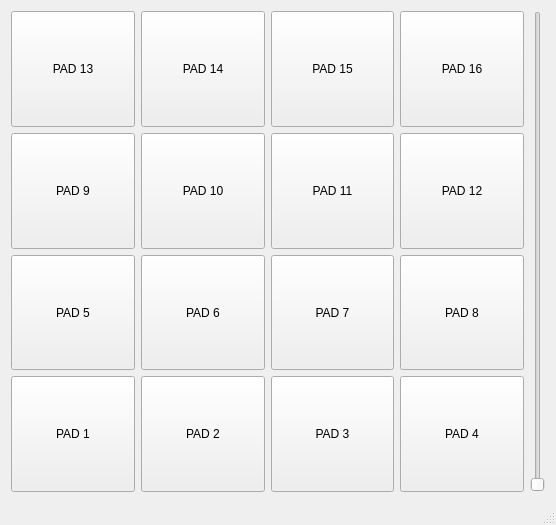
<?xml version="1.0" encoding="UTF-8"?>
<ui version="4.0">
 <class>MainWindow</class>
 <widget class="QMainWindow" name="MainWindow">
  <property name="geometry">
   <rect>
    <x>0</x>
    <y>0</y>
    <width>556</width>
    <height>525</height>
   </rect>
  </property>
  <property name="windowTitle">
   <string>libAkaiMpd - Qt Example</string>
  </property>
  <widget class="QWidget" name="centralWidget">
   <layout class="QHBoxLayout" name="horizontalLayout">
    <item>
     <layout class="QGridLayout" name="gridLayout">
      <item row="0" column="2">
       <widget class="QPushButton" name="pad15">
        <property name="sizePolicy">
         <sizepolicy hsizetype="Minimum" vsizetype="Minimum">
          <horstretch>0</horstretch>
          <verstretch>0</verstretch>
         </sizepolicy>
        </property>
        <property name="minimumSize">
         <size>
          <width>80</width>
          <height>80</height>
         </size>
        </property>
        <property name="text">
         <string>PAD 15</string>
        </property>
        <property name="checkable">
         <bool>true</bool>
        </property>
       </widget>
      </item>
      <item row="0" column="0">
       <widget class="QPushButton" name="pad13">
        <property name="sizePolicy">
         <sizepolicy hsizetype="Minimum" vsizetype="Minimum">
          <horstretch>0</horstretch>
          <verstretch>0</verstretch>
         </sizepolicy>
        </property>
        <property name="minimumSize">
         <size>
          <width>80</width>
          <height>80</height>
         </size>
        </property>
        <property name="text">
         <string>PAD 13</string>
        </property>
        <property name="checkable">
         <bool>true</bool>
        </property>
       </widget>
      </item>
      <item row="2" column="1">
       <widget class="QPushButton" name="pad6">
        <property name="sizePolicy">
         <sizepolicy hsizetype="Minimum" vsizetype="Minimum">
          <horstretch>0</horstretch>
          <verstretch>0</verstretch>
         </sizepolicy>
        </property>
        <property name="minimumSize">
         <size>
          <width>80</width>
          <height>80</height>
         </size>
        </property>
        <property name="text">
         <string>PAD 6</string>
        </property>
        <property name="checkable">
         <bool>true</bool>
        </property>
       </widget>
      </item>
      <item row="3" column="0">
       <widget class="QPushButton" name="pad1">
        <property name="sizePolicy">
         <sizepolicy hsizetype="Minimum" vsizetype="Minimum">
          <horstretch>0</horstretch>
          <verstretch>0</verstretch>
         </sizepolicy>
        </property>
        <property name="minimumSize">
         <size>
          <width>80</width>
          <height>80</height>
         </size>
        </property>
        <property name="text">
         <string>PAD 1</string>
        </property>
        <property name="checkable">
         <bool>true</bool>
        </property>
       </widget>
      </item>
      <item row="1" column="0">
       <widget class="QPushButton" name="pad9">
        <property name="sizePolicy">
         <sizepolicy hsizetype="Minimum" vsizetype="Minimum">
          <horstretch>0</horstretch>
          <verstretch>0</verstretch>
         </sizepolicy>
        </property>
        <property name="minimumSize">
         <size>
          <width>80</width>
          <height>80</height>
         </size>
        </property>
        <property name="text">
         <string>PAD 9</string>
        </property>
        <property name="checkable">
         <bool>true</bool>
        </property>
       </widget>
      </item>
      <item row="2" column="0">
       <widget class="QPushButton" name="pad5">
        <property name="enabled">
         <bool>true</bool>
        </property>
        <property name="sizePolicy">
         <sizepolicy hsizetype="Minimum" vsizetype="Minimum">
          <horstretch>0</horstretch>
          <verstretch>0</verstretch>
         </sizepolicy>
        </property>
        <property name="minimumSize">
         <size>
          <width>80</width>
          <height>80</height>
         </size>
        </property>
        <property name="text">
         <string>PAD 5</string>
        </property>
        <property name="checkable">
         <bool>true</bool>
        </property>
       </widget>
      </item>
      <item row="3" column="3">
       <widget class="QPushButton" name="pad4">
        <property name="sizePolicy">
         <sizepolicy hsizetype="Minimum" vsizetype="Minimum">
          <horstretch>0</horstretch>
          <verstretch>0</verstretch>
         </sizepolicy>
        </property>
        <property name="minimumSize">
         <size>
          <width>80</width>
          <height>80</height>
         </size>
        </property>
        <property name="text">
         <string>PAD 4</string>
        </property>
        <property name="checkable">
         <bool>true</bool>
        </property>
       </widget>
      </item>
      <item row="1" column="1">
       <widget class="QPushButton" name="pad10">
        <property name="sizePolicy">
         <sizepolicy hsizetype="Minimum" vsizetype="Minimum">
          <horstretch>0</horstretch>
          <verstretch>0</verstretch>
         </sizepolicy>
        </property>
        <property name="minimumSize">
         <size>
          <width>80</width>
          <height>80</height>
         </size>
        </property>
        <property name="text">
         <string>PAD 10</string>
        </property>
        <property name="checkable">
         <bool>true</bool>
        </property>
       </widget>
      </item>
      <item row="1" column="2">
       <widget class="QPushButton" name="pad11">
        <property name="sizePolicy">
         <sizepolicy hsizetype="Minimum" vsizetype="Minimum">
          <horstretch>0</horstretch>
          <verstretch>0</verstretch>
         </sizepolicy>
        </property>
        <property name="minimumSize">
         <size>
          <width>80</width>
          <height>80</height>
         </size>
        </property>
        <property name="text">
         <string>PAD 11</string>
        </property>
        <property name="checkable">
         <bool>true</bool>
        </property>
       </widget>
      </item>
      <item row="1" column="3">
       <widget class="QPushButton" name="pad12">
        <property name="sizePolicy">
         <sizepolicy hsizetype="Minimum" vsizetype="Minimum">
          <horstretch>0</horstretch>
          <verstretch>0</verstretch>
         </sizepolicy>
        </property>
        <property name="minimumSize">
         <size>
          <width>80</width>
          <height>80</height>
         </size>
        </property>
        <property name="text">
         <string>PAD 12</string>
        </property>
        <property name="checkable">
         <bool>true</bool>
        </property>
       </widget>
      </item>
      <item row="2" column="3">
       <widget class="QPushButton" name="pad8">
        <property name="sizePolicy">
         <sizepolicy hsizetype="Minimum" vsizetype="Minimum">
          <horstretch>0</horstretch>
          <verstretch>0</verstretch>
         </sizepolicy>
        </property>
        <property name="minimumSize">
         <size>
          <width>80</width>
          <height>80</height>
         </size>
        </property>
        <property name="text">
         <string>PAD 8</string>
        </property>
        <property name="checkable">
         <bool>true</bool>
        </property>
       </widget>
      </item>
      <item row="2" column="2">
       <widget class="QPushButton" name="pad7">
        <property name="sizePolicy">
         <sizepolicy hsizetype="Minimum" vsizetype="Minimum">
          <horstretch>0</horstretch>
          <verstretch>0</verstretch>
         </sizepolicy>
        </property>
        <property name="minimumSize">
         <size>
          <width>80</width>
          <height>80</height>
         </size>
        </property>
        <property name="text">
         <string>PAD 7</string>
        </property>
        <property name="checkable">
         <bool>true</bool>
        </property>
       </widget>
      </item>
      <item row="0" column="1">
       <widget class="QPushButton" name="pad14">
        <property name="sizePolicy">
         <sizepolicy hsizetype="Minimum" vsizetype="Minimum">
          <horstretch>0</horstretch>
          <verstretch>0</verstretch>
         </sizepolicy>
        </property>
        <property name="minimumSize">
         <size>
          <width>80</width>
          <height>80</height>
         </size>
        </property>
        <property name="text">
         <string>PAD 14</string>
        </property>
        <property name="checkable">
         <bool>true</bool>
        </property>
       </widget>
      </item>
      <item row="3" column="1">
       <widget class="QPushButton" name="pad2">
        <property name="sizePolicy">
         <sizepolicy hsizetype="Minimum" vsizetype="Minimum">
          <horstretch>0</horstretch>
          <verstretch>0</verstretch>
         </sizepolicy>
        </property>
        <property name="minimumSize">
         <size>
          <width>80</width>
          <height>80</height>
         </size>
        </property>
        <property name="text">
         <string>PAD 2</string>
        </property>
        <property name="checkable">
         <bool>true</bool>
        </property>
       </widget>
      </item>
      <item row="3" column="2">
       <widget class="QPushButton" name="pad3">
        <property name="sizePolicy">
         <sizepolicy hsizetype="Minimum" vsizetype="Minimum">
          <horstretch>0</horstretch>
          <verstretch>0</verstretch>
         </sizepolicy>
        </property>
        <property name="minimumSize">
         <size>
          <width>80</width>
          <height>80</height>
         </size>
        </property>
        <property name="text">
         <string>PAD 3</string>
        </property>
        <property name="checkable">
         <bool>true</bool>
        </property>
       </widget>
      </item>
      <item row="0" column="3">
       <widget class="QPushButton" name="pad16">
        <property name="sizePolicy">
         <sizepolicy hsizetype="Minimum" vsizetype="Minimum">
          <horstretch>0</horstretch>
          <verstretch>0</verstretch>
         </sizepolicy>
        </property>
        <property name="text">
         <string>PAD 16</string>
        </property>
        <property name="checkable">
         <bool>true</bool>
        </property>
       </widget>
      </item>
     </layout>
    </item>
    <item>
     <widget class="QSlider" name="slider">
      <property name="maximum">
       <number>127</number>
      </property>
      <property name="orientation">
       <enum>Qt::Vertical</enum>
      </property>
     </widget>
    </item>
   </layout>
  </widget>
  <widget class="QMenuBar" name="menuBar">
   <property name="geometry">
    <rect>
     <x>0</x>
     <y>0</y>
     <width>556</width>
     <height>27</height>
    </rect>
   </property>
  </widget>
  <widget class="QStatusBar" name="statusBar"/>
 </widget>
 <layoutdefault spacing="6" margin="11"/>
 <resources/>
 <connections/>
</ui>
